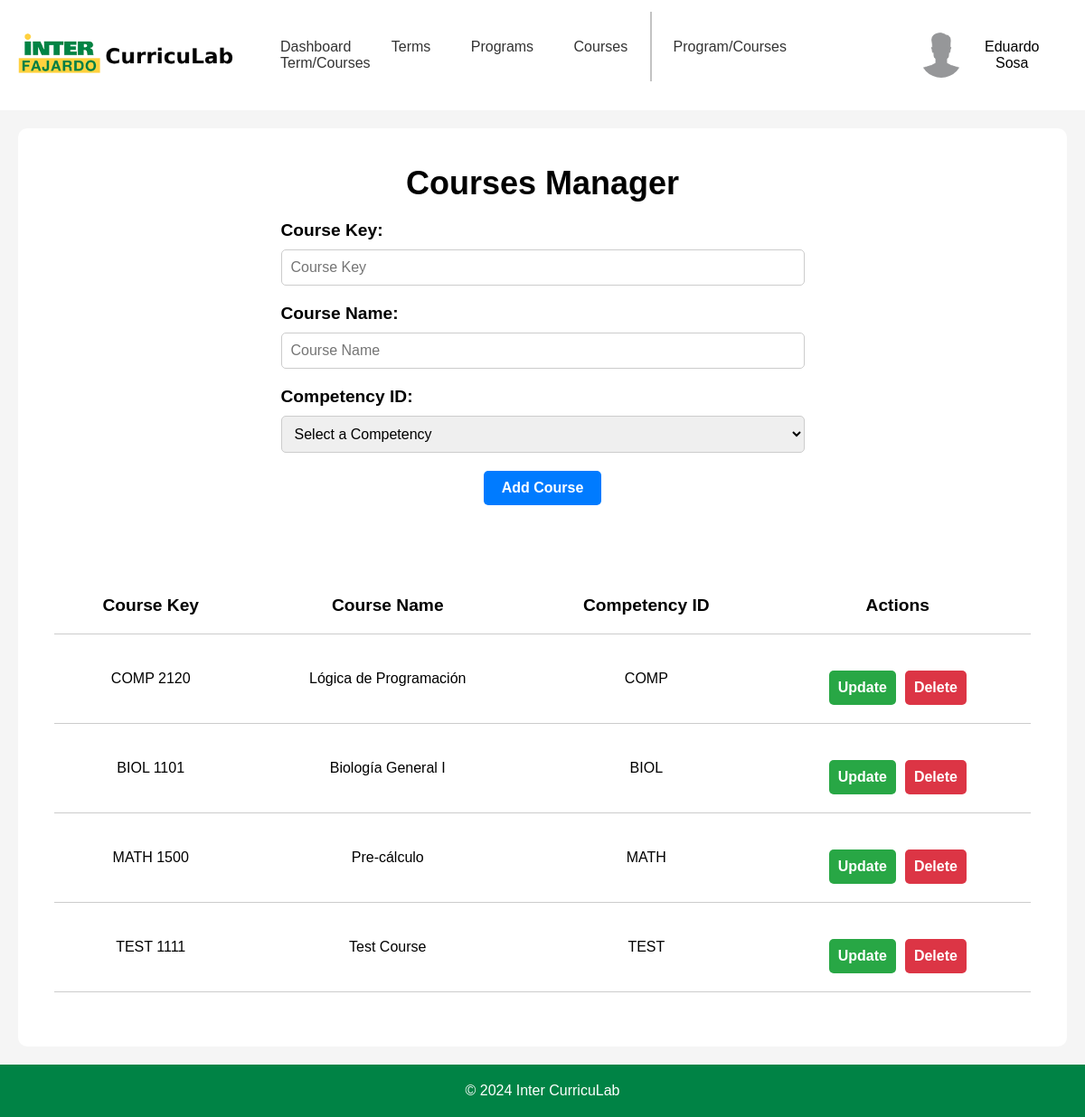
/templates/adminPages/adminCourses.php (signed in), run on an earlier commit of the app's database.
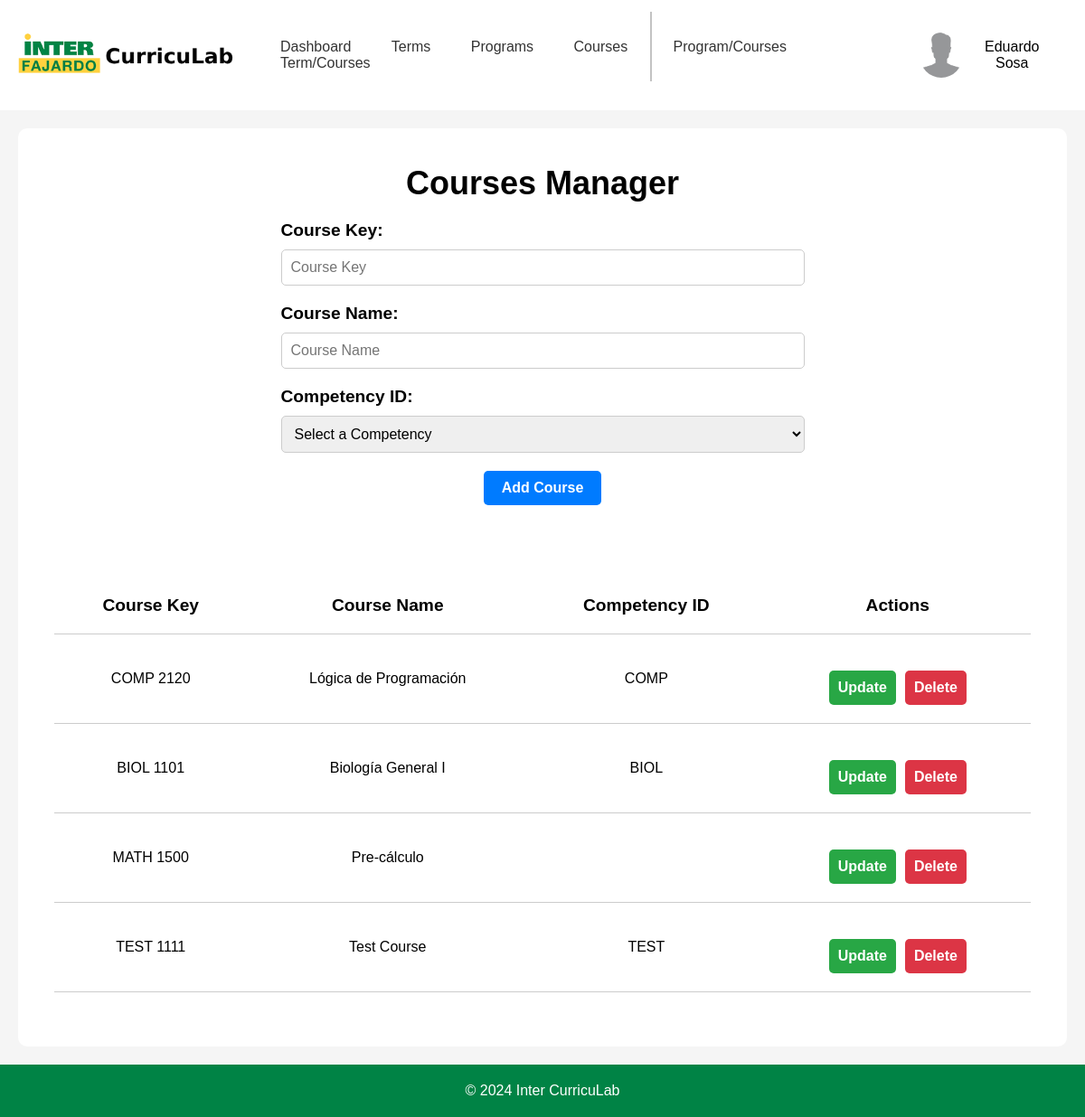
And on a later commit of the database.
### tables this page shows
CREATE TABLE "course" (
	"CourseID"	INTEGER NOT NULL UNIQUE,
	"CourseKey"	TEXT,
	"CourseName"	TEXT,
	"CompetencyKey"	TEXT,
	PRIMARY KEY("CourseID" AUTOINCREMENT),
	FOREIGN KEY("CompetencyKey") REFERENCES "competency"("CompetencyKey")
);

### templates/adminPages/adminCourses.php (the view, shortened to what the changed rows need)
<?php
$config = require_once '../../backend/php/config.php';
if (!isset($_SESSION['email'])) {
    header('Location: ../index.php');
    exit;
} elseif ($_SESSION['accountType'] !== 'Admin' && $_SESSION['accountType'] !== 'Root' && $_SESSION['accountType'] !== 'Staff') {
    header('Location: ../staffPages/profPage.php');
    exit;
} else {
    if ($config['db']['type'] === 'sqlite') {
        $db = new SQLite3($config['db']['sqlite']['path']);
    } elseif ($config['db']['type'] === 'mysql') {
        $dsn = "mysql:host={$config['db']['mysql']['host']};dbname={$config['db']['mysql']['dbname']}";
        $db = new PDO($dsn, $config['db']['mysql']['username'], $config['db']['mysql']['password']);
    }
    cleanUpCourses();
    $stmt = $db->prepare('SELECT * FROM course');
    $result = $stmt->execute();
    $courses = $result->fetchArray(SQLITE3_ASSOC);
    $courses = [];
    if (isset($_POST['sort'])) {
        $courses = sortTable();
    } else {
        $stmt = $db->prepare('SELECT * FROM course');
        $result = $stmt->execute();
        $courses = fetchAllRows($result);
    }
}
function fetchAllRows($result) {
    $rows = [];
    while ($row = $result->fetchArray(SQLITE3_ASSOC)) {
        $rows[] = $row;
    }
    return $rows;
}
function cleanUpCourses() {
    global $db;
    $stmt = $db->prepare('SELECT * FROM course');
    $result = $stmt->execute();
}
?>
<!DOCTYPE html>
<html lang="en">
<head>
    <link rel="stylesheet" href="../../static/css/headerFooter.css">
    <link rel="stylesheet" href="../../static/css/adminCourses.css">
</head>
<body>
    <div id="container">
        <div class="container-upperBox">
            <div class="coursesForm">
                <div class="header">
                    <h2>Courses Manager</h2>
                </div>
            </div>
            <div class="coursesTable">
                <table>
                    <tr>
                        <th>
                            <form method="POST">
                                <button type="submit" name="sort" value="CourseKey">Course Key</button>
                            </form>
                        </th>
                        <th>
                            <form method="POST">
                                <button type="submit" name="sort" value="CourseName">Course Name</button>
                            </form>
                        </th>
                        <th>
                            <form method="POST">
                                <button type="submit" name="sort" value="CompetencyKey">Competency ID</button>
                            </form>
                        </th>
                        <th>Actions</th>
                    </tr>
                    <?php
                    foreach ($courses as $row) {
                        echo '<tr>';
                        echo '<td>' . htmlspecialchars($row['CourseKey'] ?? '') . '</td>';
                        echo '<td>' . htmlspecialchars($row['CourseName'] ?? '') . '</td>';
                        echo '<td>' . htmlspecialchars($row['CompetencyKey'] ?? '') . '</td>';
                        echo '<td>';
                        ?>
                        <div class="actionButtons">
                            <button class="updateButton">Update</button>
                            <form method="POST">
                                <button class="deleteButton" type="submit">Delete</button>
                            </form>
                        </div>
                        <?php
                        echo '</td>';
                        echo '</tr>';
                    }
                    ?>
                </table>
            </div>
        </div>
    </div>
</body>
</html>

What changed in the data, as far as the page shows it:
changed course "MATH 1500": CompetencyKey "MATH" → (not shown)
